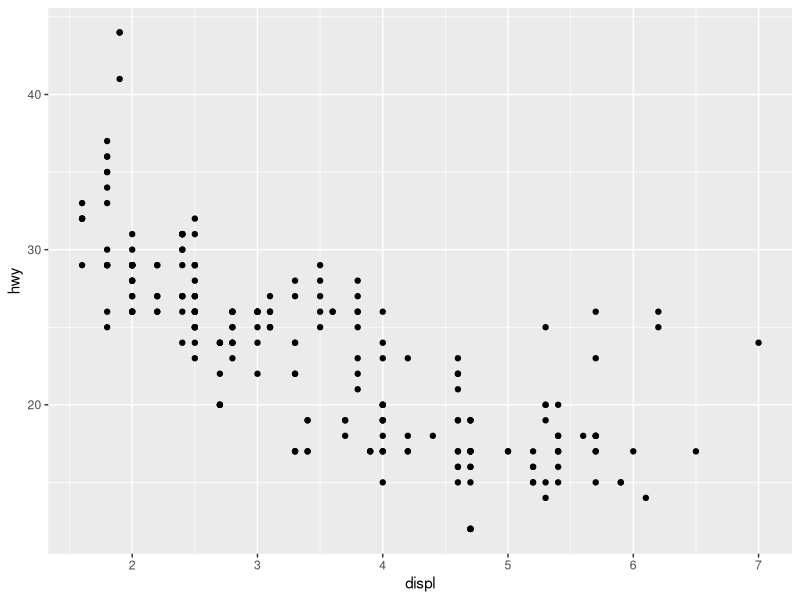
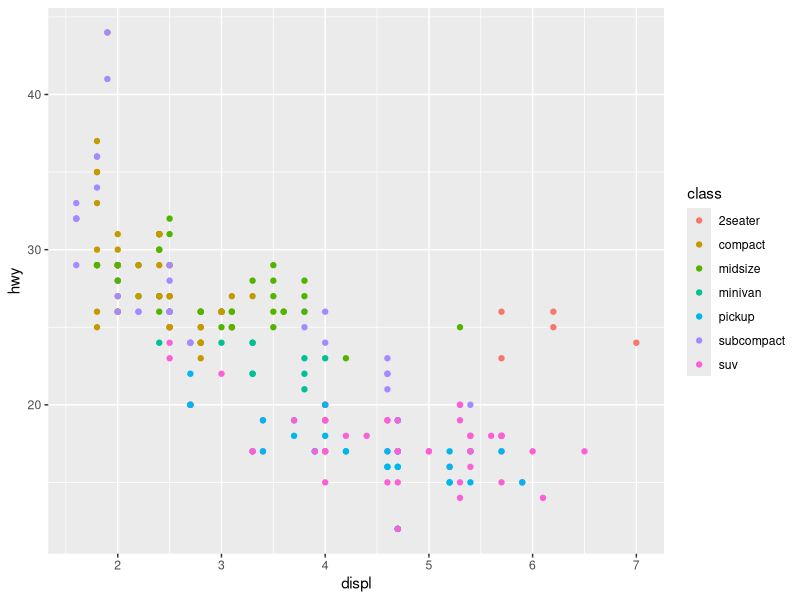
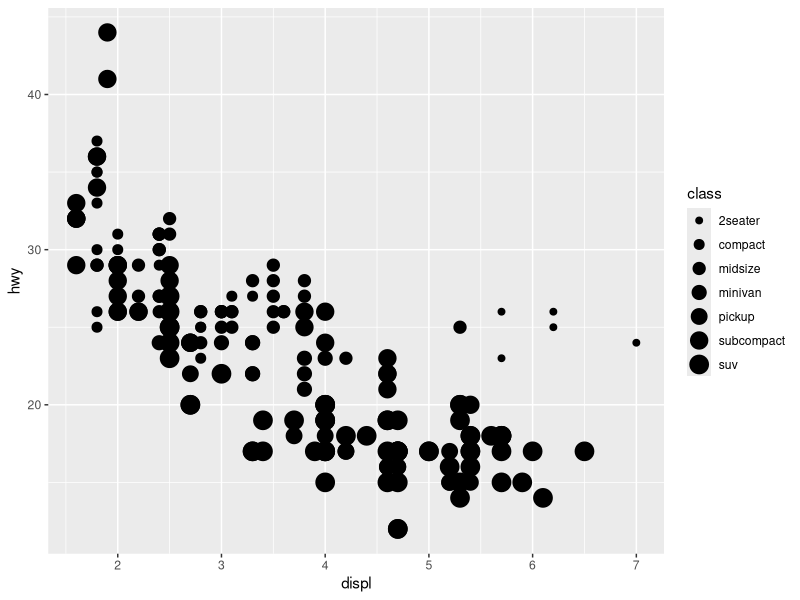
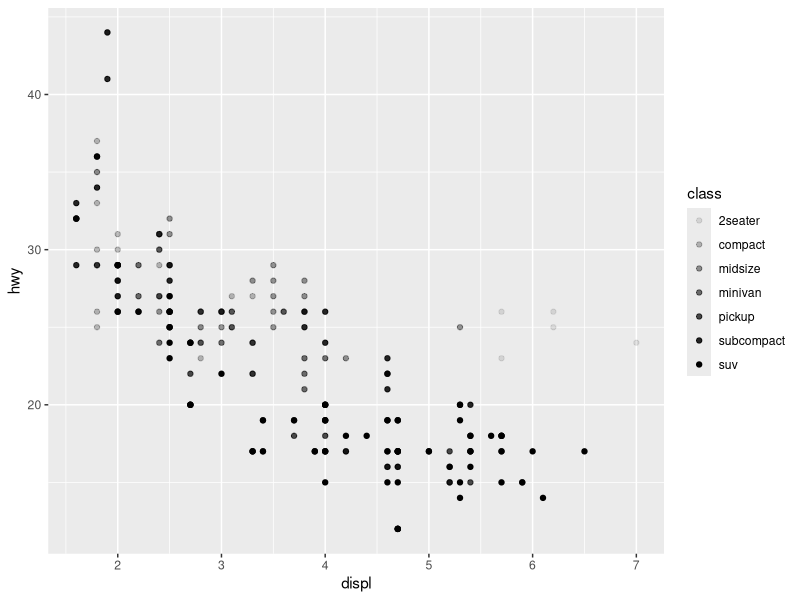
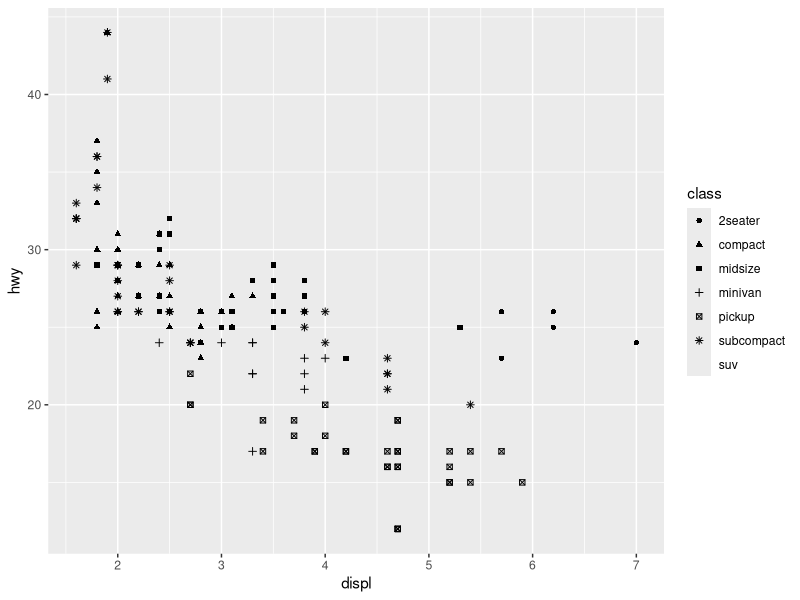
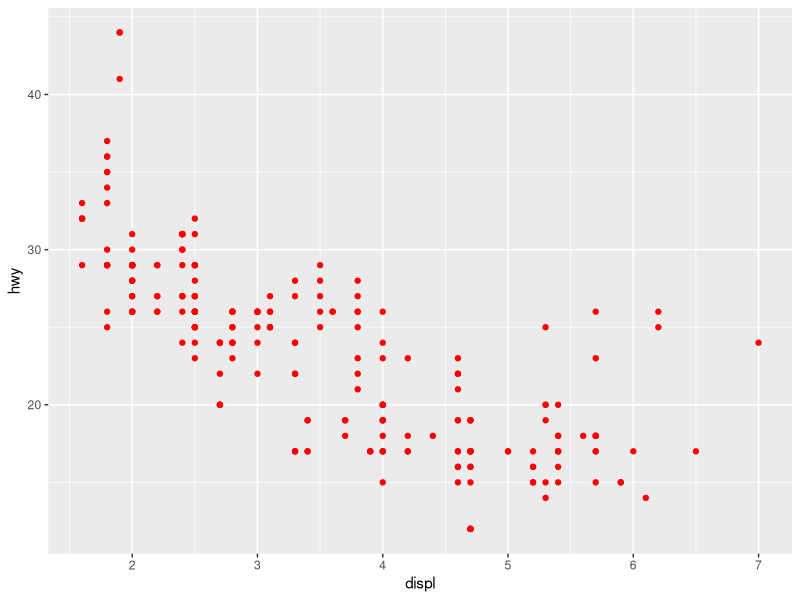
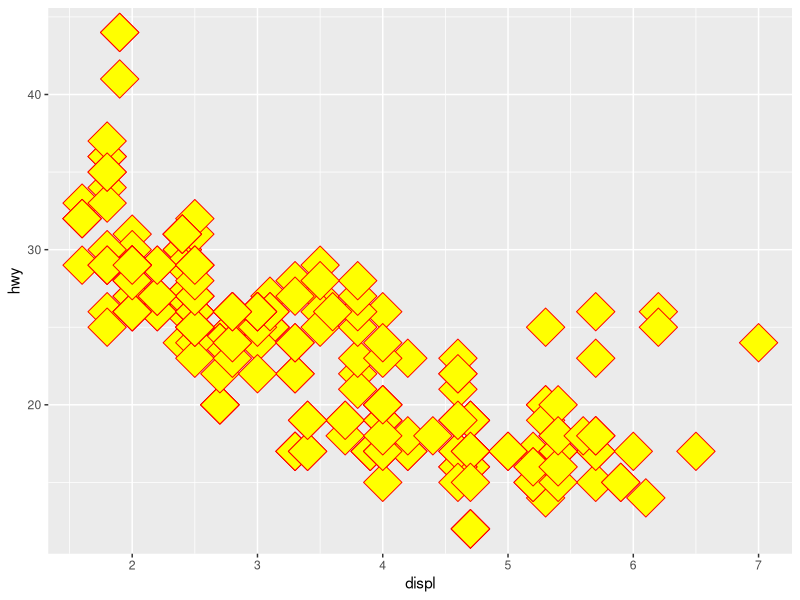
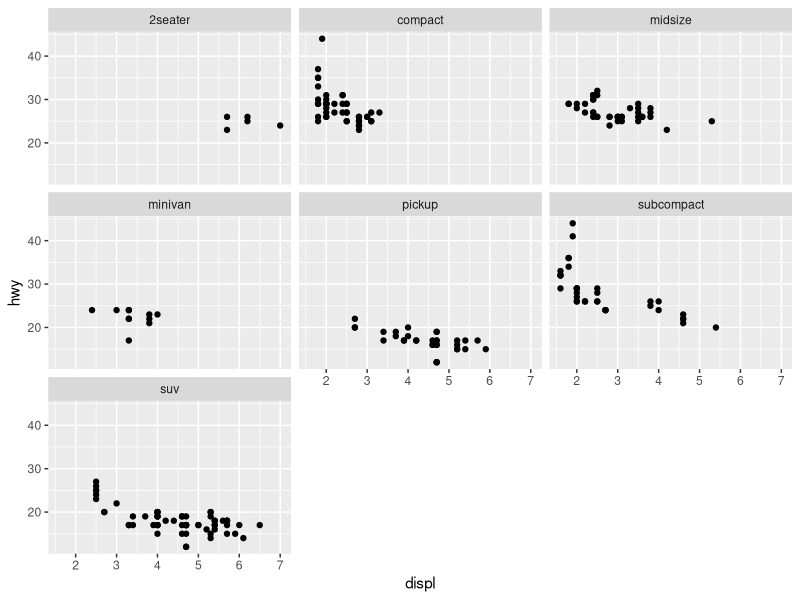

Generate these figures, in order, with R:
#Data Visualization - 6th October 2021
library(tidyverse)

#tidyverse 1.3.1 ──
# ✓ ggplot2 3.3.5     ✓ purrr   0.3.4
# ✓ tibble  3.1.5     ✓ dplyr   1.0.7
# ✓ tidyr   1.1.4     ✓ stringr 1.4.0
# ✓ readr   2.0.2     ✓ forcats 0.5.1


#Preguntas que nos plantean:

#Los coches con motor más grande consumen más combustible
#que los coches con motor más pequeño.
#La relación consumo / tamaño es lineal? Es no lineal? Es exponencial?
#Es positiva? Es negativa?

View(mpg)
?mpg #help(mpg)
# displ: Tamaño de la cilindrada del motor del vehículo en litros.
# hwy: nº de millas recorridas en autopista por galón de combustible. (3,785411784 litros)
# Es una medida de la eficencia energética cuando el coche va por la autopista, cuántas millas
#es capaz de recorrer sólo con un galón de gasolina. 

#Scatter plot(nube de puntos)
ggplot(data = mpg) +
  geom_point(mapping = aes(x = displ, y = hwy))

# Este gráfico nos muestra una relación negativa entre el tamaño del motor
# y la eficiencia energética del combustible, es decir, cuánto mayor es el motor, 
# menos millas hace el coche, menor eficiencia y por tanto, más gasta el vehículo. 


# Queremos ver si aquellos puntos que salen del patrón general, es decir aquellos
# con un alto displ y bajo hwy (denominados outliers) se corresponden a vehículos
#híbridos ya que así justificaría que se diese esta situación ya que no sólo gastan
# combustible sino que gastan electricidad.

#Para llevar a cabo lo anterior, vamos a utilizar la variable class y vamos a 
#a representar la nube de puntos en función de dicha variable. Para ello, se
#modifica la estética de los puntos "aes". La estética incluye la posición, el 
# tamaño, forma o incluso el color de los puntos.

ggplot(data = mpg) + 
  geom_point(mapping = aes(x = displ, y = hwy, color = class))

# La conclusión que podemos sacar es que casi todos estos outliers (gran tamaño
#de motor pero bajo nivel de consumo) son coches 2seater, coches de dos asientos,
#es decir, coche para dos personas. Un 2seater podría ser un convertible, 
#un descapotable o coches pequeños. 
#En efecto, estos coches no tienen pinta de que vayan a ser híbridos, de hecho
#un coche de dos asientos es todo lo contrario, es un deportivo. Sin embargo, 
#parece ser que los coches deportivos tienen un motor más grande en cuanto a 
#capacidad de combustible que un suv (utilitario común familiar) ya que están
#mucho más a la derecha, incluso también más que las furgonetas pickup, pero
#también tiene un cuerpo más pequeño que un compacto o un midsize, lo que hace que 
#compense el tener un motor grande y ser más ergónomico, aereodinámico para
#obtener un número de millas más alto por unidad de galón. Por tanto, estos 
#coches parece ser que cumplen las expectativas y cuadran con los datos que teníamos.

#También podríamos haber mapeado la clase a la estética del tamaño de los puntos:
# (conviene que sea numérico)

ggplot(data = mpg) + 
  geom_point(mapping = aes(x = displ, y = hwy, size = class))

#Ahora podríamos utilizar la estética de alpha que controle la transparencia
#de los puntos.

ggplot(data = mpg) + 
  geom_point(mapping = aes(x = displ, y = hwy, alpha = class))

# A continuación vamos a utilizar la estética de la forma de los puntos.
#(solo permite 6 formas a la vez).

ggplot(data = mpg) + 
  geom_point(mapping = aes(x = displ, y = hwy, shape = class))

#Además podemos elegir de forma manual la estética.
#Estética global:fuera del mapping

ggplot(data = mpg)+
  geom_point(mapping = aes(x = displ, y = hwy), color = "red")
#color = nombre del color en formato string
#size = tamaño del punto en mm
#shape = forma del punto con números desde el 0 al 25.
# 0 - 14: son formas huecas y por tanto sólo se le puede cambiar el color.
# 15 - 20: son formas rellenas de color, por tanto se le puede cambiar el color.
# 21 - 25: son formas con borde y relleno, y se les puede cambiar el color (borde)
# y el fill (relleno).

ggplot(data = mpg)+
  geom_point(mapping = aes(x = displ, y = hwy),
             shape = 23, size = 10, color = "red",
             fill = "yellow")


## FACETS: Dividir el plot en subplots, cada una correspondiente a una categoría.
# facet_wrap(~<FORMULA_VARIABLE>): La variable debe ser discreta categórica. Realiza un
#gráfico para cada categoría.

ggplot(data = mpg) +
  geom_point(mapping = aes(x = displ, y = hwy)) + #Representacion de los datos
  facet_wrap(~class, nrow = 3) #Distribución, segmentación segun una variable.

# facet_grid(<FORMULA_VARIABLE1>~<FORMULA_VARIABLE2>) Para combinar dos
# variables categóricas.

ggplot(data = mpg) +
  geom_point(mapping = aes(x = displ, y = hwy)) +
  facet_grid(drv~cyl)

ggplot(data = mpg) +
  geom_point(mapping = aes(x = displ, y = hwy)) +
  facet_grid(.~cyl)


# OBJETO GEOMÉTRICO:
# Es lo que se utiliza en ggplot2 para representar visualmente el dato.

# Diferentes geometrías:

ggplot(data = mpg) +
  geom_point(mapping = aes(x = displ, y = hwy))

ggplot(data = mpg) +
  geom_smooth(mapping = aes(x = displ, y = hwy))

ggplot(data = mpg) +
  geom_smooth(mapping = aes(x = displ, y = hwy, linetype = drv, color = drv))

ggplot(data = mpg) +
  geom_point(mapping = aes(x = displ, y = hwy,  color = drv)) +
  geom_smooth(mapping = aes(x = displ, y = hwy, linetype = drv, color = drv))



ggplot(data = mpg) + 
  geom_smooth(mapping = aes(x = displ, y = hwy ,group = drv, color = drv))

ggplot(data = mpg) + 
  geom_smooth(mapping = aes(x = displ, y = hwy, group = drv, color = drv),
              show.legend = T)
# Estamos forzando que nos aparezca la leyenda con el argumento show.legend


ggplot(data = mpg)+
  geom_point(mapping = aes(x = displ, y = hwy)) +
  geom_smooth(mapping = aes(x= displ, y = hwy))

# En el código anterior estamos aplicando dos geometrías, pero el problema
#que existe es que se repite el mapping en ambos casos, y si queremos cambiar
#por ejemplo, la variable y tendríamos que hacerlo en cada geometría y se nos
#podría olvidar en alguna y la liamos. Por esta razón, la estética se suele
# introducir en el ggplot para que sea globales para todas las geometrías.

ggplot(data = mpg, mapping = aes(x = displ, y = hwy)) +
  geom_point(mapping = aes(shape = class)) +
  geom_smooth(mapping = aes(color = drv))


#Además, podemos realizar una geometría sobre un subconjunto de los datos.
# Cada geometría puede tener su propio mapping (local) y siempre prevalecerá al 
#mapping global.

ggplot(data = mpg, mapping = aes( x = displ, y = hwy)) +
  geom_point(mapping = aes(color = class)) +
  geom_smooth(data = filter(mpg, class == "suv"), se = F)

#se: Elimina el intervalo de confianza.




# Ejemplo del dataset de diamantes----

View(diamonds)
?diamonds
# carat: El peso del diamante(en kilates)
# cut: Calidad de corte del diamante (Regular, Bueno, Muy bueno, Premium, Ideal)
# color: El color del diamante, desde D (el mejor) hasta J (el peor).
# clarity: Una medida de la claridad del diamante (I1 (peor), SI2, SI1, 
# VS2, VS1, VVS2, VVS1, IF (mejor))
# depth: Porcentaje total de profundidad
# table: Anchura de la parte superior del diamante en relación con el punto 
# más ancho
# price: El precio del diamante en dólares
# x, y, z: longitud, anchura y profundidad del diamente en milimétros.

## Diagrama de barras ----

ggplot(data = diamonds) +
  geom_bar(mapping = aes(x = cut))

?geom_bar
# Utiliza la función stat_count() que cuenta el nº de casos para cada categoría.

ggplot(data = diamonds) +
  stat_count(mapping = aes(x = cut))

#Esta transformación funciona porque toda la geometria tiene por defecto un stat.
# Todos los stat se corresponden a una geometría por defecto.Por tanto, podemos
# usar la geometría sin preocuparnos de las transformación estadísticas(stat) 
#subyacentes.


demo_diamonds <- tribble(
  ~cut,       ~freqs,
  "Fair",       1610,
  "Good",       4906,
  "Very Good", 12082,
  "Premium",   13791,
  "Ideal",     21551
)

# Nº de casos:
ggplot(data = demo_diamonds) +
  geom_bar(mapping = aes(x = cut, y = freqs),
           stat = "identity" )

# Proporción de casos:

ggplot(data = diamonds) +
  geom_bar(mapping = aes(x = cut, y = ..prop.., group = 1)) 
#group = 1: Para que haya una agrupación por filas, es decir, agrupación 
# de las x. La suma debe dar 1.

ggplot(data = diamonds) +
  stat_summary(mapping = aes(x = cut, y = depth),
               fun.min = min,
               fun.max = max,
               fun = median)
# Estamos representando el min, max y mediana de la profundidad para cada 
#clase de corte.

# Resumen estadístico:
ggplot(data = diamonds) +
  stat_summary(mapping = aes(x = cut, y = price),
               fun.min = min,
               fun.max = max,
               fun = mean)
# Vemos que no hay mucha diferencia de precio entre calidades del diamante.

